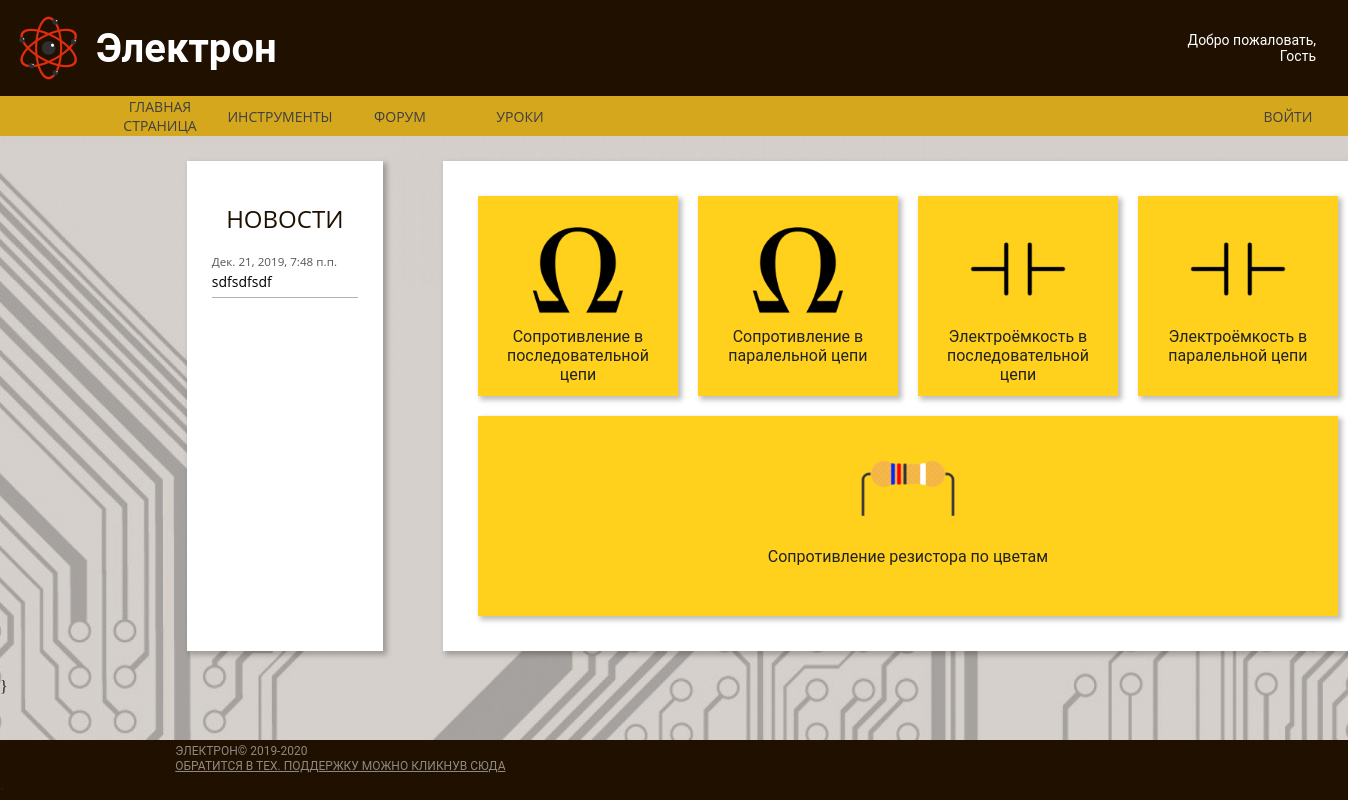
The page /tools on the database as committed earlier.
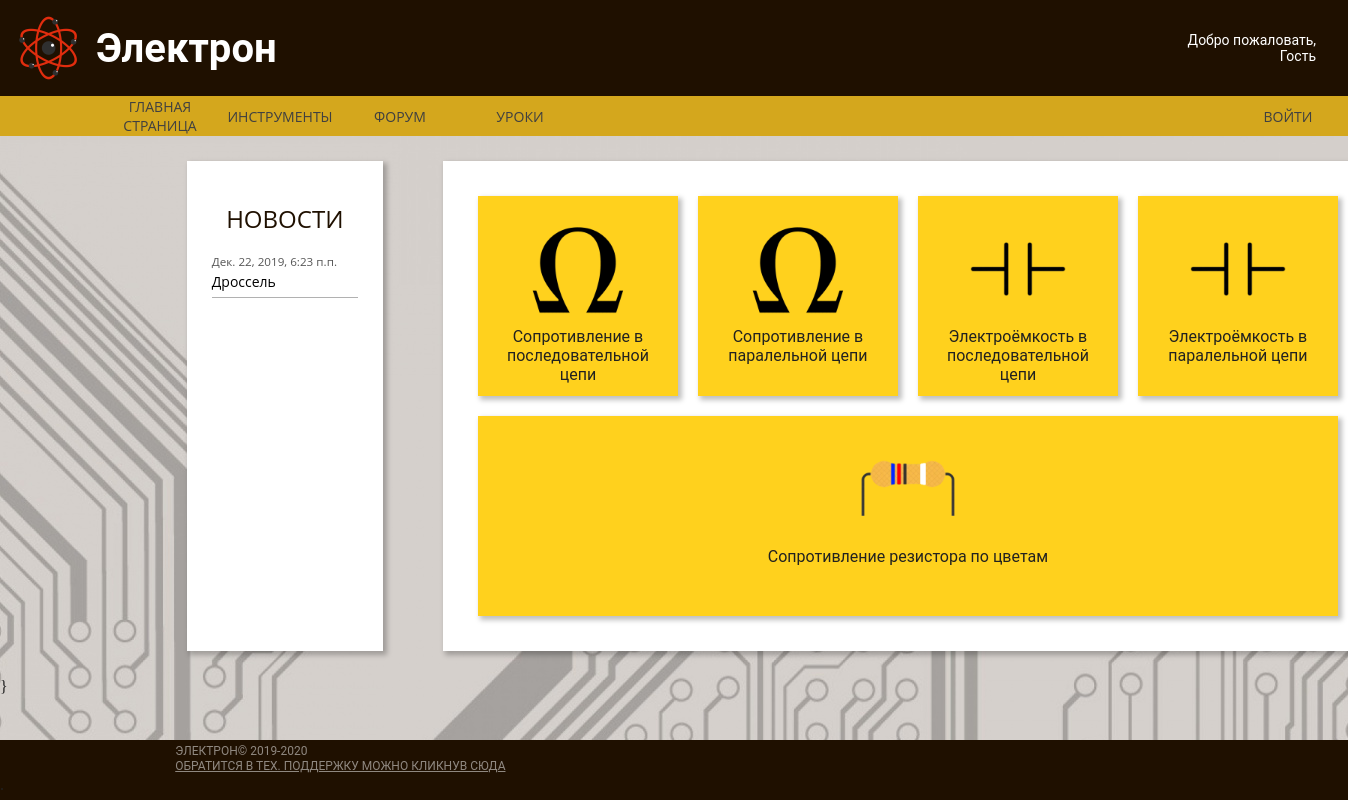
The same page on the database as committed later.
### Main/models.py (models this page shows, shortened)
class News(models.Model):
    Title = models.CharField("название", max_length=90)
    Subtitle = models.CharField("Под название", max_length=90)
    text = models.TextField("текст")
    pub_date_com = models.DateTimeField(default=datetime.datetime.now())

### Main/views.py (the view)
# urls.py: path("tools", tools.as_view(), name = 'tools_url'),
class tools(TipRender, View):
    temp = "First/tools"

### Main/utils.py (called while the page is built)
def news():
    return reversed(News.objects.all())

def CheckCOOKIE(request):
    if "UserNick" in request.COOKIES:
        if request.COOKIES["UserNick"] != "":
            h = request.COOKIES["UserNick"]
        else:
            h = ""
    else:
        h = ""
    return h

    def get(self, request, **kwargs):
        h = CheckCOOKIE(request)
        if 'ROOT' in request.COOKIES:
            g = request.COOKIES['ROOT']
        else:
            g = 'False'
        if 'num' in kwargs:
            self.temp += kwargs['num']
            self.temp += '.html'
            return render(request, self.temp, context={'Nick': h, "ROOT": g, "news": news()})
        elif "Nic" in kwargs:
            n = get_object_or_404(user, Nickname_us=kwargs['Nic'])
            arts = Article.objects.filter(author_art__iexact=n.Nickname_us)
            self.temp += '.html'
            return render(request, self.temp, context={'Nick': h, "ROOT": g, "articles": arts, 'User': n, "news": news()})
        else:
            self.temp += '.html'
            return render(request, self.temp, context={'Nick': h, "ROOT": g, "news": news(), "News": news()})

### Main/templates/First/Tools.html
{% extends "First/Base_blok.html" %}
{% load static %}
{% block css %}
    <link rel="stylesheet" href="{% static 'css/normalize.css' %}">
    <link rel="stylesheet" href="{% static 'css/main.css' %}">
    <link rel="stylesheet" href="{% static 'css/tools.css' %}">
{% endblock %}
{% block content %}
<div class="container main-container">
    <div class="container side-bar">
        <h1 class="item title side-bar-title">
            Новости
        </h1>
        {% for i in news %}
        <a class="item link side-bar-link">
            <span class="date">{{i.pub_date_com}} </span>{{i.Title}}
        </a>
        {% endfor %}
    </div>
    <div class="container generic">
        <div class="container tools-row">
            <a style="text-decoration: none; color: #222220" href = "{% url 'tool_url' 'resistance' %}">
                <div class="container tools-item" id="tool-res">
                    <img class="item tools-item-icon" src="/media/images/img/ohm-icon128.png" alt="">
                    <span class="item tools-text">Сопротивление в последовательной цепи</span>
                </div>
            </a>
            <a style="text-decoration: none; color: #222220" href = "{% url 'tool_url' 'resistance_par' %}">
                <div class="container tools-item" id="tool-res-p">
                        <img class="item tools-item-icon" src="/media/images/img/ohm-icon128.png" alt="">
                    <span class="item tools-text">Сопротивление в паралельной цепи</span>
                </div>
            </a>
            <a style="text-decoration: none; color: #222220" href = "{% url 'tool_url' 'capacitance' %}">
                <div class="container tools-item" id="tool-cap">
                        <img class="item tools-item-icon" src="/media/images/img/capacitor128.png" alt="">
                    <span class="item tools-text">Электроёмкость в последовательной цепи</span>
                </div>
            </a>
            <a style="text-decoration: none; color: #222220" href = "{% url 'tool_url' 'capacitance_par' %}">
                <div class="container tools-item" id="tool-cap-p">
                        <img class="item tools-item-icon" src="/media/images/img/capacitor128.png" alt="">
                    <span class="item tools-text">Электроёмкость в паралельной цепи</span>
                </div>
            </a>
            </div>
         <a style="text-decoration: none; color: #222220" href = "{% url 'tool_url' 'resistance_by_color' %}">
            <div class="container tools-row">
                <div class="container tools-item" id="tool-color">
                    <img class="item tools-item-icon" src="/media/images/img/resistor128.png" alt="">
                    <span class="item tools-text">Сопротивление резистора по цветам</span>
                </div>
            </div>
        </a>
    </div>
</div>
{% endblock %}

Rows that differ between the two databases and show on the page:
removed News: pub_date_com "Дек. 21, 2019, 7:48 п.п.", Title "sdfsdfsdf"
added News: pub_date_com "Дек. 22, 2019, 6:23 п.п.", Title "Дроссель"
